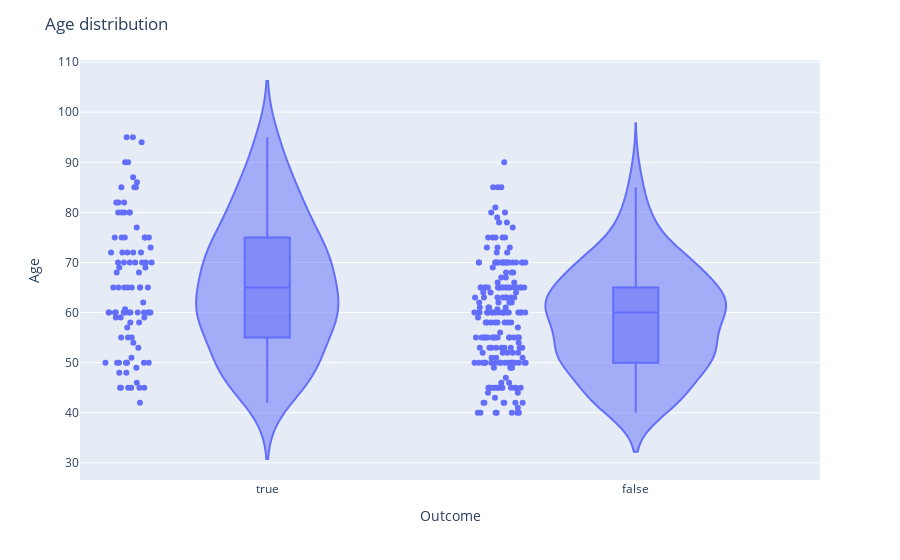

Source (notebook cell):
### Markdown cell above
# What is age distribution of people considering survival and death?

### Code cell
fig=px.violin(df,x=df['Outcome'],y=df['Age'],points='all',box=True)
fig.update_layout(title_text='Age distribution')
fig.show()

### Figure 1 — Plotly figure (JSON) as saved in the notebook; plotly's stock layout.template omitted (floating-point values rounded to 4 significant figures; data arrays with more than 128 entries replaced by an {"elided": "..."} marker saying what was removed)
{"data": [{"box": {"visible": true}, "hovertemplate": "Outcome=%{x}<br>Age=%{y}", "showlegend": false, "legendgroup": "", "name": "", "yaxis": "y", "x0": " ", "y": {"elided": "299 float values"}, "hoverlabel": {"namelength": 0}, "points": "all", "offsetgroup": "", "xaxis": "x", "y0": " ", "marker": {"color": "#636efa"}, "x": {"elided": "299 bool values"}, "alignmentgroup": "True", "type": "violin", "scalegroup": "True", "orientation": "v"}], "layout": {"violinmode": "group", "title": {"text": "Age distribution"}, "yaxis": {"domain": [0, 1], "anchor": "x", "title": {"text": "Age"}}, "xaxis": {"domain": [0, 1], "anchor": "y", "title": {"text": "Outcome"}}, "margin": {"t": 60}, "legend": {"tracegroupgap": 0}}}
